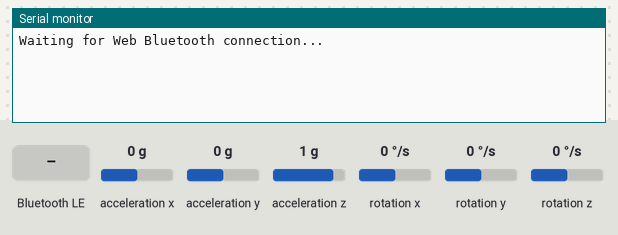
Simulated run of this sketch. Board: ESP32. Shown: the last lines printed to the serial monitor. Wiring (inferred from the names in the program): MPU-6050 motion sensor at I2C address 0x68. The inputs (shaded band) are chosen by the test bench; at power-on: acceleration x 0 g, acceleration y 0 g, acceleration z 1 g, rotation x 0 °/s, rotation y 0 °/s, rotation z 0 °/s. Nothing arrives over Bluetooth unless stated; a phone connects over Bluetooth LE 3 s after start.

Above: at 1.3 s.
1.4 s: Bluetooth LE write "START" received
At 2.2 s:
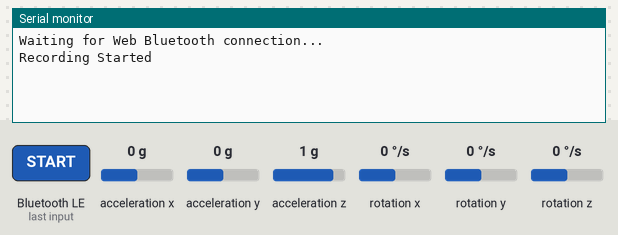
2.9 s: Bluetooth LE write "STOP" received
At 3.3 s:
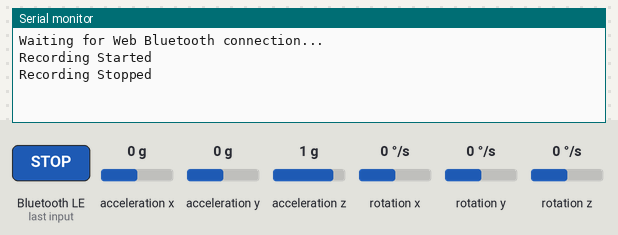
4.4 s: Bluetooth LE write "RESET" received
At 5.6 s:
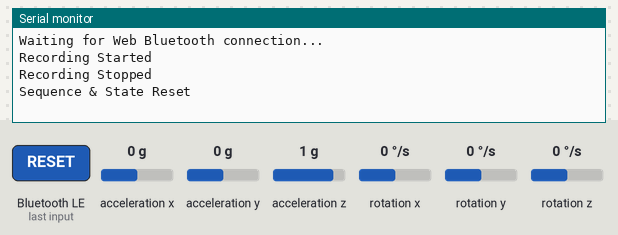

The sketch:

imuble.ino
```cpp
#include <BLEDevice.h>
#include <BLEServer.h>
#include <BLEUtils.h>
#include <BLE2902.h>
#include <Wire.h>

// --- Configuration ---
#define SDA_PIN 6
#define SCL_PIN 7
#define SAMPLING_RATE 200 // Hz
#define INTERVAL_MS (1000 / SAMPLING_RATE)
#define BATCH_SIZE 5      // Number of samples per BLE packet (5 * 20 bytes = 100 bytes)

// --- BLE UUIDs ---
#define SERVICE_UUID        "4fafc201-1fb5-459e-8fcc-c5c9c331914b"
#define CHARACTERISTIC_CMD  "beb5483e-36e1-4688-b7f5-ea07361b26a8"
#define CHARACTERISTIC_DATA "0000ffe1-0000-1000-8000-00805f9b34fb"

// --- MPU6050 Registers ---
#define MPU_ADDR 0x68
#define ACCEL_XOUT_H 0x3B
#define PWR_MGMT_1   0x6B

// --- Global Variables ---
BLEServer *pServer = NULL;
BLECharacteristic *pCmdCharacteristic = NULL;
BLECharacteristic *pDataCharacteristic = NULL;
bool deviceConnected = false;
bool oldDeviceConnected = false;
bool isRecording = false;

unsigned long lastSampleTime = 0;
uint16_t seqNum = 0;

// --- Batching Structure ---
struct IMUSample {
  uint16_t seq;
  uint32_t timestamp;
  int16_t ax, ay, az;
  int16_t temp;
  int16_t gx, gy, gz;
};

IMUSample sampleBuffer[BATCH_SIZE];
uint8_t sampleIndex = 0;

// Command Callback
class CmdCallback: public BLECharacteristicCallbacks {
    void onWrite(BLECharacteristic *pCharacteristic) {
      String value = pCharacteristic->getValue();
      if (value.length() > 0) {
        if (value == "START") {
          isRecording = true;
          seqNum = 0;
          sampleIndex = 0;
          Serial.println("Recording Started");
        } else if (value == "STOP") {
          isRecording = false;
          Serial.println("Recording Stopped");
        } else if (value == "RESET") {
          seqNum = 0;
          sampleIndex = 0;
          isRecording = false;
          Serial.println("Sequence & State Reset");
        }
      }
    }
};

class MyServerCallbacks: public BLEServerCallbacks {
    void onConnect(BLEServer* pServer) { deviceConnected = true; };
    void onDisconnect(BLEServer* pServer) { deviceConnected = false; }
};

void setupMPU() {
  Wire.begin(SDA_PIN, SCL_PIN);
  Wire.setClock(400000);
  Wire.beginTransmission(MPU_ADDR);
  Wire.write(PWR_MGMT_1);
  Wire.write(0);
  Wire.endTransmission(true);
  delay(100);
}

void readMPU() {
  Wire.beginTransmission(MPU_ADDR);
  Wire.write(ACCEL_XOUT_H);
  Wire.endTransmission(false);
  Wire.requestFrom(MPU_ADDR, (uint8_t)14, true);

  sampleBuffer[sampleIndex].ax = Wire.read() << 8 | Wire.read();
  sampleBuffer[sampleIndex].ay = Wire.read() << 8 | Wire.read();
  sampleBuffer[sampleIndex].az = Wire.read() << 8 | Wire.read();
  sampleBuffer[sampleIndex].temp = Wire.read() << 8 | Wire.read();
  sampleBuffer[sampleIndex].gx = Wire.read() << 8 | Wire.read();
  sampleBuffer[sampleIndex].gy = Wire.read() << 8 | Wire.read();
  sampleBuffer[sampleIndex].gz = Wire.read() << 8 | Wire.read();
}

void sendBatch() {
  uint8_t payload[BATCH_SIZE * 20]; // 100 bytes total

  // Loop through the batch and pack the data
  for (int i = 0; i < BATCH_SIZE; i++) {
    int offset = i * 20;
    memcpy(payload + offset, &sampleBuffer[i].seq, 2);
    memcpy(payload + offset + 2, &sampleBuffer[i].timestamp, 4);
    memcpy(payload + offset + 6, &sampleBuffer[i].ax, 2);
    memcpy(payload + offset + 8, &sampleBuffer[i].ay, 2);
    memcpy(payload + offset + 10, &sampleBuffer[i].az, 2);
    memcpy(payload + offset + 12, &sampleBuffer[i].temp, 2);
    memcpy(payload + offset + 14, &sampleBuffer[i].gx, 2);
    memcpy(payload + offset + 16, &sampleBuffer[i].gy, 2);
    memcpy(payload + offset + 18, &sampleBuffer[i].gz, 2);
  }

  pDataCharacteristic->setValue(payload, BATCH_SIZE * 20);
  pDataCharacteristic->notify();
}

void setup() {
  Serial.begin(115200);
  setupMPU();

  BLEDevice::init("XIAO_C3_IMU");

  // --- RANGE & THROUGHPUT OPTIMIZATIONS ---
  BLEDevice::setPower(ESP_PWR_LVL_P9); // Max TX Power (+9dBm)
  BLEDevice::setMTU(128);              // Request 128 MTU (Allows 125 bytes payload)
  // Note: Connection parameters are automatically negotiated by the central device (phone/PC)

  pServer = BLEDevice::createServer();
  pServer->setCallbacks(new MyServerCallbacks());

  BLEService *pService = pServer->createService(SERVICE_UUID);

  pCmdCharacteristic = pService->createCharacteristic(
                      CHARACTERISTIC_CMD, BLECharacteristic::PROPERTY_WRITE);
  pCmdCharacteristic->setCallbacks(new CmdCallback());

  pDataCharacteristic = pService->createCharacteristic(
                      CHARACTERISTIC_DATA, BLECharacteristic::PROPERTY_NOTIFY);
  pDataCharacteristic->addDescriptor(new BLE2902());

  pService->start();
  BLEAdvertising *pAdvertising = BLEDevice::getAdvertising();
  pAdvertising->start();

  Serial.println("Waiting for Web Bluetooth connection...");
}

void loop() {
  if (!deviceConnected && oldDeviceConnected) {
    delay(500);
    pServer->startAdvertising();
    oldDeviceConnected = deviceConnected;
  }
  if (deviceConnected && !oldDeviceConnected) {
    oldDeviceConnected = deviceConnected;
  }

  unsigned long now = millis();
  if (now - lastSampleTime >= INTERVAL_MS) {
    lastSampleTime += INTERVAL_MS;

    readMPU();

    sampleBuffer[sampleIndex].seq = seqNum++;
    sampleBuffer[sampleIndex].timestamp = now;

    sampleIndex++;

    // When the buffer is full, pack and send the batch
    if (sampleIndex == BATCH_SIZE) {
      sampleIndex = 0;
      if (isRecording && deviceConnected) {
        sendBatch();
      }
    }
  }
}
```

Measured:
- after the input at 1.4 s, the serial monitor: prints a new line at once (image 1)
- after the input at 2.9 s, the serial monitor: prints a new line at once (image 2)
- after the input at 4.4 s, the serial monitor: prints a new line at once (image 3)
